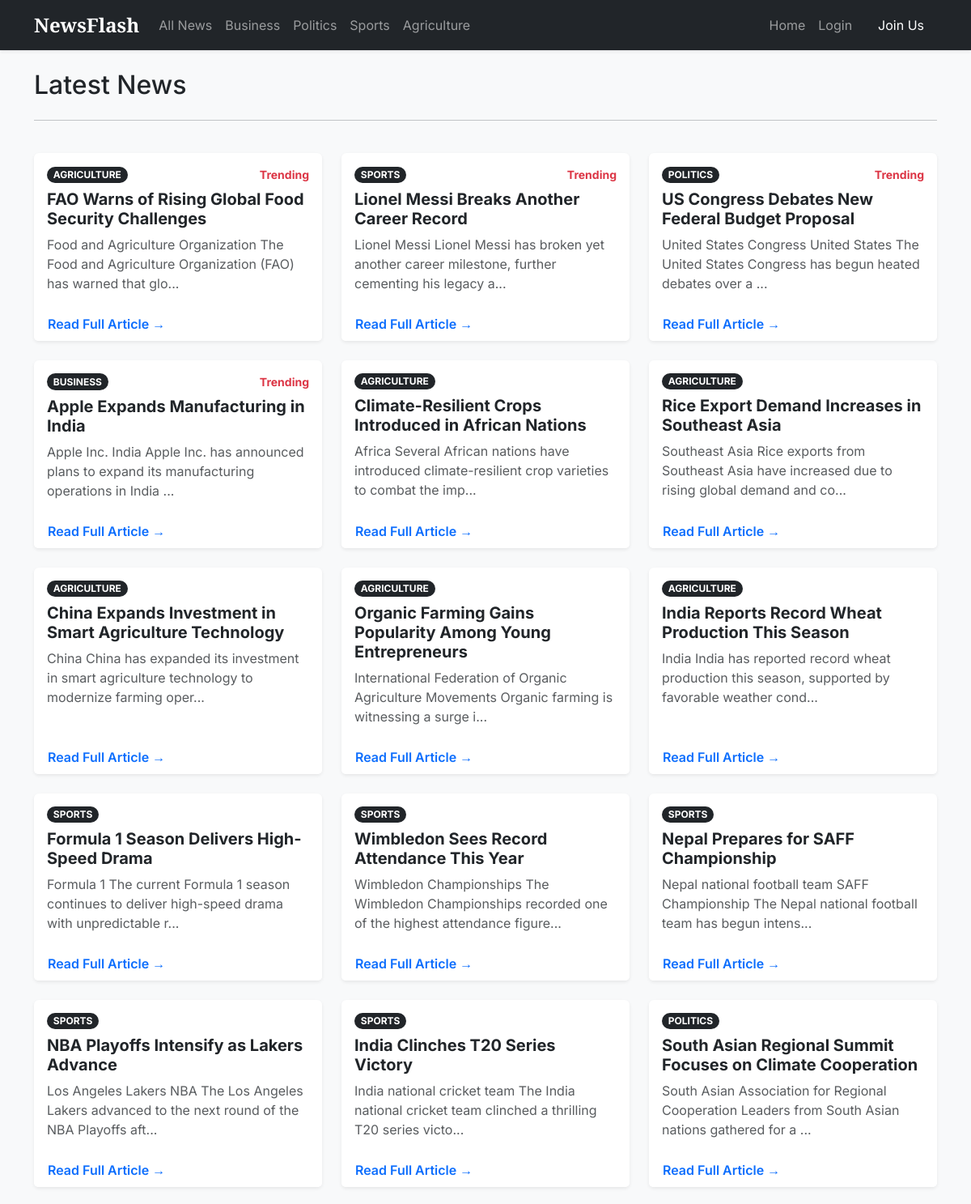
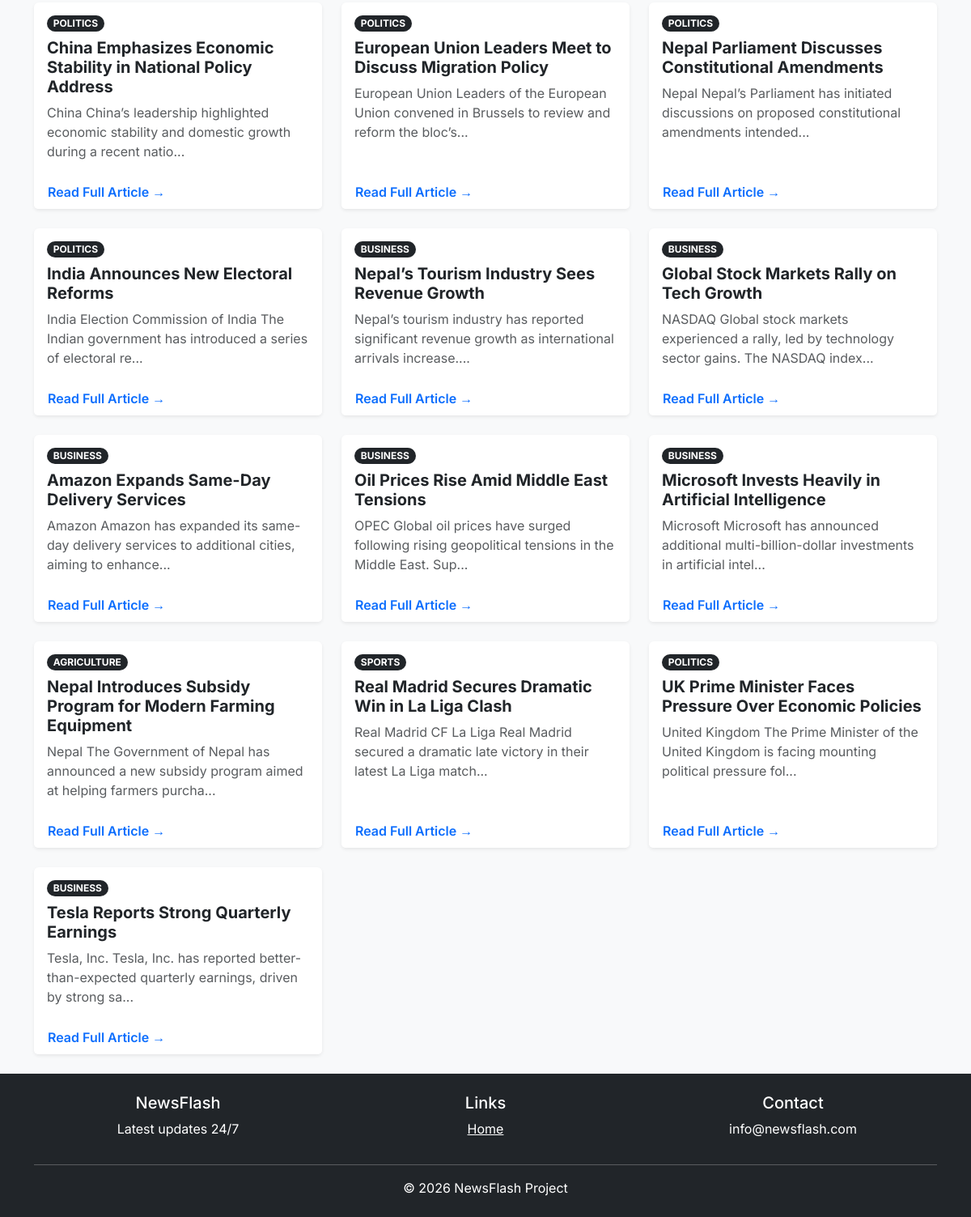
The page / on the database its author committed (2 pictures, top to bottom).
### app/models.py (models this page shows, shortened)
class Post(db.Model):
    id = db.Column(db.Integer, primary_key=True)
    title = db.Column(db.String(100), nullable=False)
    date_posted = db.Column(db.DateTime, nullable=False, default=datetime.utcnow)
    content = db.Column(db.Text, nullable=False)
    user_id = db.Column(db.Integer, db.ForeignKey('user.id'), nullable=False)
    category_id = db.Column(db.Integer, db.ForeignKey('category.id'), nullable=False)
    is_trending = db.Column(db.Boolean, default=False)

class Category(db.Model):
    id = db.Column(db.Integer, primary_key=True)
    name = db.Column(db.String(50), unique=True, nullable=False)
    posts = db.relationship('Post', backref='category', lazy=True)

### app/routes.py (the view)
@main_bp.route("/")
def index():
    posts = Post.query.order_by(Post.is_trending.desc(), Post.date_posted.desc()).all()
    return render_template('index.html', posts=posts)

### app/templates/index.html (shortened to what this page needs)
{% extends "layout.html" %}
{% block content %}
<div class="row">
    <div class="col-md-12 mb-4">
        <h2 class="mb-4">{% if title %}{{ title }} News{% else %}Latest News{% endif %}</h2>
        <hr>
    </div>
    {% if posts %}
        {% for post in posts %}
        <div class="col-md-6 col-lg-4 mb-4">
            <div class="card h-100 border-0 shadow-sm">
                <div class="card-body">
                    <div class="d-flex justify-content-between align-items-center mb-2">
                        <span class="badge rounded-pill bg-dark text-uppercase">{{ post.category.name }}</span>
                        {% if post.is_trending %}
                            <small class="text-danger fw-bold"> Trending</small>
                        {% endif %}
                    </div>
                    <h5 class="card-title fw-bold"><a href="{{ url_for('main.post', post_id=post.id) }}" class="text-decoration-none text-dark">{{ post.title }}</a></h5>
                    <p class="card-text text-muted">{{ post.content[:100] }}...</p>
                </div>
                <div class="card-footer bg-white border-0">
                    <a href="{{ url_for('main.post', post_id=post.id) }}" class="btn btn-link p-0 text-decoration-none fw-semibold">Read Full Article →</a>
                </div>
            </div>
        </div>
        {% endfor %}
    {% else %}
        <div class="col-12 text-center py-5">
            <h3>No news stories yet. Be the first to post!</h3>
            <a href="{{ url_for('main.new_post') }}" class="btn btn-primary mt-3">Post News</a>
        </div>
    {% endif %}
</div>
{% endblock %}

### app/templates/layout.html (shortened to what this page needs)
<!DOCTYPE html>
<html lang="en">
<head>
    <link href="https://cdn.jsdelivr.net/npm/bootstrap@5.3.0/dist/css/bootstrap.min.css" rel="stylesheet">
</head>
<body class="bg-light">
    <nav class="navbar navbar-expand-lg navbar-dark bg-dark mb-4 shadow-sm">
        <div class="container">
            <a class="navbar-brand" href="{{ url_for('main.index') }}">NewsFlash</a>
            <div class="collapse navbar-collapse" id="navbarNav">
                <div class="navbar-nav me-auto">
                    <a class="nav-link" href="{{ url_for('main.index') }}">All News</a>
                    <a class="nav-link" href="{{ url_for('main.category_posts', category_name='Business') }}">Business</a>
                    <a class="nav-link" href="{{ url_for('main.category_posts', category_name='Politics') }}">Politics</a>
                    <a class="nav-link" href="{{ url_for('main.category_posts', category_name='Sports') }}">Sports</a>
                    <a class="nav-link" href="{{ url_for('main.category_posts', category_name='Agriculture') }}">Agriculture</a>
                </div>
                <div class="navbar-nav ms-auto">
                    <a class="nav-link" href="{{ url_for('main.index') }}">Home</a>
                    {% if current_user.is_authenticated %}
                        <a class="nav-link text-info" href="{{ url_for('main.new_post') }}">+ New Post</a>
                        <div class="nav-item dropdown">
                            <a class="nav-link dropdown-toggle" href="#" id="userDropdown" role="button" data-bs-toggle="dropdown">
                                {{ current_user.username }}
                            </a>
                            <ul class="dropdown-menu dropdown-menu-end">
                                <li><a class="dropdown-item" href="{{ url_for('main.profile') }}">Profile</a></li>
                                <li><hr class="dropdown-divider"></li>
                                <li><a class="dropdown-item text-danger" href="{{ url_for('main.logout') }}">Logout</a></li>
                            </ul>
                        </div>
                    {% else %}
                        <a class="nav-link" href="{{ url_for('main.login') }}">Login</a>
                        <a class="nav-link btn btn-primary text-white ms-lg-2 px-3" href="{{ url_for('main.register') }}">Join Us</a>
                    {% endif %}
                </div>
            </div>
        </div>
    </nav>
    <div class="container">
        {% block content %}{% endblock %}
    </div>
    <footer class="footer mt-auto py-4 bg-dark text-white">
    <div class="container text-center">
        <div class="row">
            <div class="col-md-4"><h5>NewsFlash</h5><p>Latest updates 24/7</p></div>
            <div class="col-md-4"><h5>Links</h5><a href="/" class="text-white">Home</a></div>
            <div class="col-md-4"><h5>Contact</h5><p>info@newsflash.com</p></div>
        </div>
        <hr class="bg-light">
        <span>© 2026 NewsFlash Project</span>
    </div>
</footer>
</body>
</html>

### app/templates/layout.html (style rules this page uses)
body { font-family: 'Inter', sans-serif; }
.navbar-brand { font-family: 'Playfair Display', serif; font-weight: bold; font-size: 1.5rem; }

### rows shown on the page
Post: category.name "AGRICULTURE", is_trending "Trending", title "FAO Warns of Rising Global Food Security Challenges", content "Food and Agriculture Organization The Food and Agriculture Organization (FAO) has warned that glo"
Post: category.name "SPORTS", is_trending "Trending", title "Lionel Messi Breaks Another Career Record", content "Lionel Messi Lionel Messi has broken yet another career milestone, further cementing his legacy a"
Post: category.name "POLITICS", is_trending "Trending", title "US Congress Debates New Federal Budget Proposal", content "United States Congress United States The United States Congress has begun heated debates over a"
Post: category.name "BUSINESS", is_trending "Trending", title "Apple Expands Manufacturing in India", content "Apple Inc. India Apple Inc. has announced plans to expand its manufacturing operations in India"
Post: category.name "AGRICULTURE", title "Climate-Resilient Crops Introduced in African Nations", content "Africa Several African nations have introduced climate-resilient crop varieties to combat the imp"
Post: category.name "AGRICULTURE", title "Rice Export Demand Increases in Southeast Asia", content "Southeast Asia Rice exports from Southeast Asia have increased due to rising global demand and co"
Post: category.name "AGRICULTURE", title "China Expands Investment in Smart Agriculture Technology", content "China China has expanded its investment in smart agriculture technology to modernize farming oper"
Post: category.name "AGRICULTURE", title "Organic Farming Gains Popularity Among Young Entrepreneurs", content "International Federation of Organic Agriculture Movements Organic farming is witnessing a surge i"
Post: category.name "AGRICULTURE", title "India Reports Record Wheat Production This Season", content "India India has reported record wheat production this season, supported by favorable weather cond"
Post: category.name "SPORTS", title "Formula 1 Season Delivers High-Speed Drama", content "Formula 1 The current Formula 1 season continues to deliver high-speed drama with unpredictable r"
Post: category.name "SPORTS", title "Wimbledon Sees Record Attendance This Year", content "Wimbledon Championships The Wimbledon Championships recorded one of the highest attendance figure"
Post: category.name "SPORTS", title "Nepal Prepares for SAFF Championship", content "Nepal national football team SAFF Championship The Nepal national football team has begun intens"
Post: category.name "SPORTS", title "NBA Playoffs Intensify as Lakers Advance", content "Los Angeles Lakers NBA The Los Angeles Lakers advanced to the next round of the NBA Playoffs aft"
Post: category.name "SPORTS", title "India Clinches T20 Series Victory", content "India national cricket team The India national cricket team clinched a thrilling T20 series victo"
Post: category.name "POLITICS", title "South Asian Regional Summit Focuses on Climate Cooperation", content "South Asian Association for Regional Cooperation Leaders from South Asian nations gathered for a"
Post: category.name "POLITICS", title "China Emphasizes Economic Stability in National Policy Address", content "China China’s leadership highlighted economic stability and domestic growth during a recent natio"
Post: category.name "POLITICS", title "European Union Leaders Meet to Discuss Migration Policy", content "European Union Leaders of the European Union convened in Brussels to review and reform the bloc’s"
Post: category.name "POLITICS", title "Nepal Parliament Discusses Constitutional Amendments", content "Nepal Nepal’s Parliament has initiated discussions on proposed constitutional amendments intended"
Post: category.name "POLITICS", title "India Announces New Electoral Reforms", content "India Election Commission of India The Indian government has introduced a series of electoral re"
Post: category.name "BUSINESS", title "Nepal’s Tourism Industry Sees Revenue Growth", content "Nepal’s tourism industry has reported significant revenue growth as international arrivals increase."
Post: category.name "BUSINESS", title "Global Stock Markets Rally on Tech Growth", content "NASDAQ Global stock markets experienced a rally, led by technology sector gains. The NASDAQ index"
Post: category.name "BUSINESS", title "Amazon Expands Same-Day Delivery Services", content "Amazon Amazon has expanded its same-day delivery services to additional cities, aiming to enhance"
Post: category.name "BUSINESS", title "Oil Prices Rise Amid Middle East Tensions", content "OPEC Global oil prices have surged following rising geopolitical tensions in the Middle East. Sup"
Post: category.name "BUSINESS", title "Microsoft Invests Heavily in Artificial Intelligence", content "Microsoft Microsoft has announced additional multi-billion-dollar investments in artificial intel"
Post: category.name "AGRICULTURE", title "Nepal Introduces Subsidy Program for Modern Farming Equipment", content "Nepal The Government of Nepal has announced a new subsidy program aimed at helping farmers purcha"
Post: category.name "SPORTS", title "Real Madrid Secures Dramatic Win in La Liga Clash", content "Real Madrid CF La Liga Real Madrid secured a dramatic late victory in their latest La Liga match"
Post: category.name "POLITICS", title "UK Prime Minister Faces Pressure Over Economic Policies", content "United Kingdom The Prime Minister of the United Kingdom is facing mounting political pressure fol"
Post: category.name "BUSINESS", title "Tesla Reports Strong Quarterly Earnings", content "Tesla, Inc. Tesla, Inc. has reported better-than-expected quarterly earnings, driven by strong sa"
